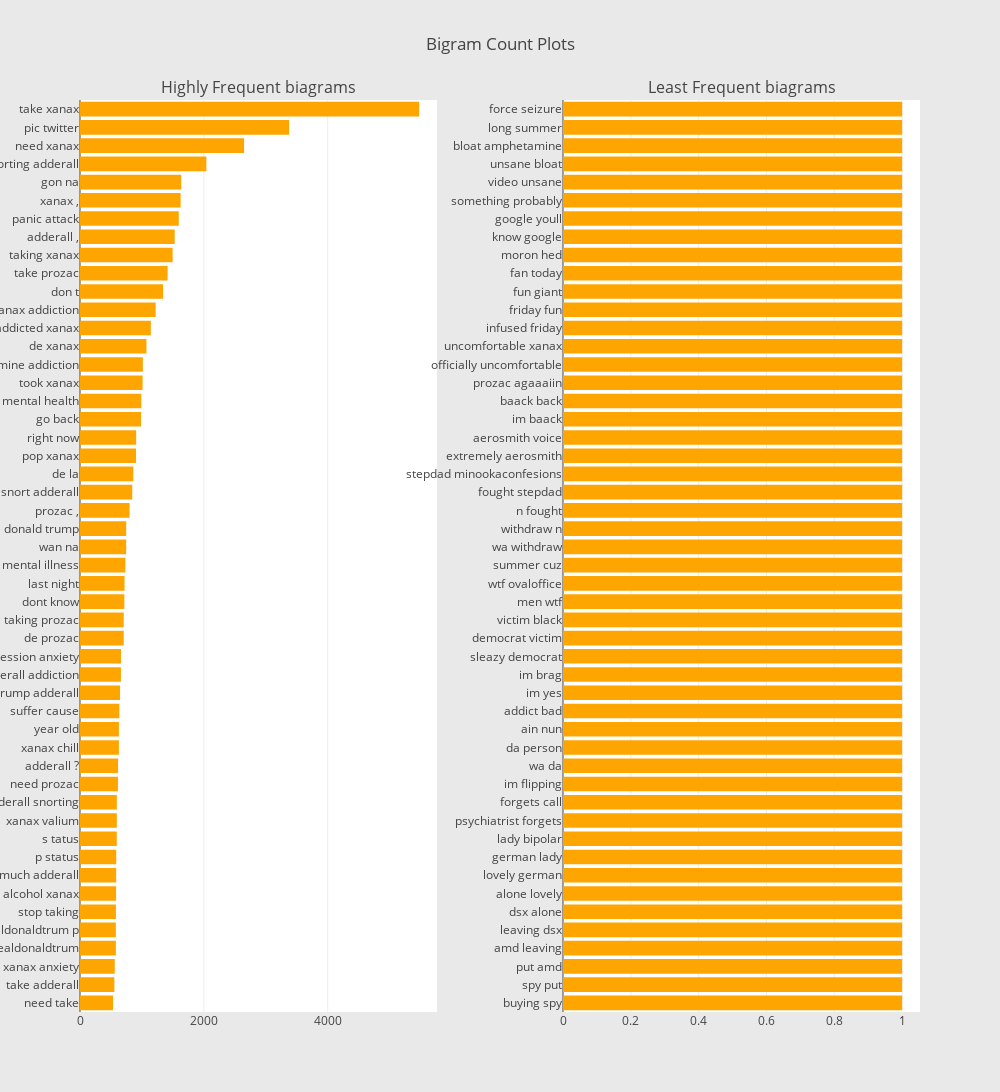

Write notebook code for a chart like this one.
### Code cell
freq_dict = defaultdict(int)
for sent in df["text"]:
    for word in generate_ngrams(sent,2):
        freq_dict[word] += 1
fd_sorted = pd.DataFrame(sorted(freq_dict.items(), key=lambda x: x[1])[::-1])
fd_sorted.columns = ["word", "wordcount"]
trace1 = horizontal_bar_chart(fd_sorted.head(50), 'orange')

freq_dict = defaultdict(int)
for sent in df["text"]:
    for word in generate_ngrams(sent,2):
        freq_dict[word] += 1
fd_sorted = pd.DataFrame(sorted(freq_dict.items(), key=lambda x: x[1])[::-1])
fd_sorted.columns = ["word", "wordcount"]
trace2 = horizontal_bar_chart(fd_sorted.tail(50), 'orange')

# Creating two subplots
fig = tools.make_subplots(rows=1, cols=2, vertical_spacing=0.04,horizontal_spacing=0.15,
                          subplot_titles=["Highly Frequent biagrams", 
                                          "Least Frequent biagrams"])
fig.append_trace(trace1, 1, 1)
fig.append_trace(trace2, 1, 2)
fig['layout'].update(height=1200, width=1000, paper_bgcolor='rgb(233,233,233)', title="Bigram Count Plots")
py.iplot(fig, filename='word-plots')

### Figure 1 — Plotly figure (JSON) as saved in the notebook; plotly's stock layout.template omitted (floating-point values rounded to 4 significant figures)
{"data": [{"marker": {"color": "orange"}, "orientation": "h", "showlegend": false, "type": "bar", "uid": "bf438470-0316-4e8d-901f-274f79a3c354", "x": [534, 555, 561, 579, 579, 580, 583, 584, 585, 594, 595, 595, 613, 615, 628, 628, 635, 647, 661, 662, 706, 706, 716, 719, 733, 746, 746, 800, 844, 861, 905, 907, 986, 990, 1011, 1015, 1073, 1144, 1222, 1342, 1415, 1496, 1529, 1595, 1625, 1635, 2041, 2650, 3377, 5477], "xaxis": "x", "y": ["need take", "take adderall", "xanax anxiety", "twitter realdonaldtrum", "realdonaldtrum p", "stop taking", "alcohol xanax", "much adderall", "p status", "s tatus", "xanax valium", "adderall snorting", "need prozac", "adderall ?", "xanax chill", "year old", "suffer cause", "trump adderall", "adderall addiction", "depression anxiety", "de prozac", "taking prozac", "dont know", "last night", "mental illness", "wan na", "donald trump", "prozac ,", "snort adderall", "de la", "pop xanax", "right now", "go back", "mental health", "took xanax", "amphetamine addiction", "de xanax", "addicted xanax", "xanax addiction", "don t", "take prozac", "taking xanax", "adderall ,", "panic attack", "xanax ,", "gon na", "snorting adderall", "need xanax", "pic twitter", "take xanax"], "yaxis": "y"}, {"marker": {"color": "orange"}, "orientation": "h", "showlegend": false, "type": "bar", "uid": "ad8ad583-643c-41ff-b152-7fe0415bb897", "x": [1, 1, 1, 1, 1, 1, 1, 1, 1, 1, 1, 1, 1, 1, 1, 1, 1, 1, 1, 1, 1, 1, 1, 1, 1, 1, 1, 1, 1, 1, 1, 1, 1, 1, 1, 1, 1, 1, 1, 1, 1, 1, 1, 1, 1, 1, 1, 1, 1, 1], "xaxis": "x2", "y": ["buying spy", "spy put", "put amd", "amd leaving", "leaving dsx", "dsx alone", "alone lovely", "lovely german", "german lady", "lady bipolar", "psychiatrist forgets", "forgets call", "im flipping", "wa da", "da person", "ain nun", "addict bad", "im yes", "im brag", "sleazy democrat", "democrat victim", "victim black", "men wtf", "wtf ovaloffice", "summer cuz", "wa withdraw", "withdraw n", "n fought", "fought stepdad", "stepdad minookaconfesions", "extremely aerosmith", "aerosmith voice", "im baack", "baack back", "prozac agaaaiin", "officially uncomfortable", "uncomfortable xanax", "infused friday", "friday fun", "fun giant", "fan today", "moron hed", "know google", "google youll", "something probably", "video unsane", "unsane bloat", "bloat amphetamine", "long summer", "force seizure"], "yaxis": "y2"}], "layout": {"annotations": [{"font": {"size": 16}, "showarrow": false, "text": "Highly Frequent biagrams", "x": 0.2125, "xanchor": "center", "xref": "paper", "y": 1, "yanchor": "bottom", "yref": "paper"}, {"font": {"size": 16}, "showarrow": false, "text": "Least Frequent biagrams", "x": 0.7875, "xanchor": "center", "xref": "paper", "y": 1, "yanchor": "bottom", "yref": "paper"}], "height": 1200, "paper_bgcolor": "rgb(233,233,233)", "title": {"text": "Bigram Count Plots"}, "width": 1000, "xaxis": {"anchor": "y", "domain": [0, 0.425]}, "xaxis2": {"anchor": "y2", "domain": [0.575, 1]}, "yaxis": {"anchor": "x", "domain": [0, 1]}, "yaxis2": {"anchor": "x2", "domain": [0, 1]}}}
